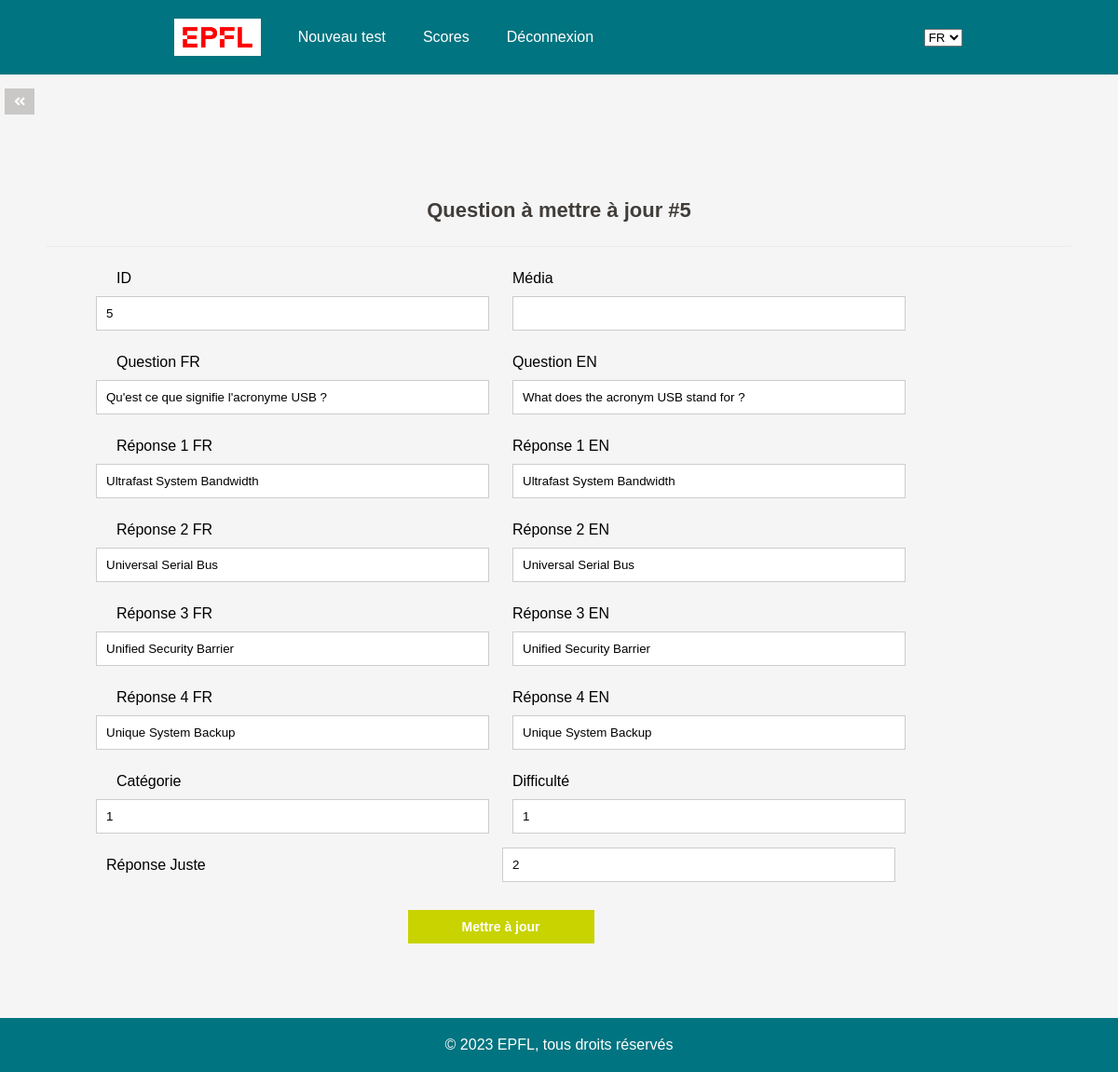
Screenshot of /php/update.php?id_question=5 with the database file from the repository.
### tables this page shows
CREATE TABLE `question` (
  `id_question` int NOT NULL,
  `question_fr` varchar(255) NOT NULL,
  `question_en` varchar(255) NOT NULL,
  `rep_1_fr` varchar(255) NOT NULL,
  `rep_1_en` varchar(255) NOT NULL,
  `rep_2_fr` varchar(255) NOT NULL,
  `rep_2_en` varchar(255) NOT NULL,
  `rep_3_fr` varchar(255) NOT NULL,
  `rep_3_en` varchar(255) NOT NULL,
  `rep_4_fr` varchar(255) NOT NULL,
  `rep_4_en` varchar(255) NOT NULL,
  `rep_true` int NOT NULL,
  `media` varchar(512) DEFAULT NULL,
  `fk_category` int NOT NULL,
  `fk_difficulty` int NOT NULL
);

### www/php/update.php (the view, shortened to what this page needs)
<?php
include 'functions_admin.php';
if (isset($_GET['id_question'])) {
    $stmt = $pdo->prepare('SELECT * FROM question WHERE id_question = ?');
    $stmt->execute([$_GET['id_question']]);
    $question = $stmt->fetch(PDO::FETCH_ASSOC);
} else {
    exit('ID non spécifié');
}
?>
<?=template_header('Read')?>
<div class="back_pagination">
    <a href="read.php"><i class="fas fa-angle-double-left fa-sm"></i></a>
</div>
<div class="content update">
	<h2>Question à mettre à jour #<?=$question['id_question']?></h2>
    <form action="update.php?id_question=<?=$question['id_question']?>" method="post">
        <label for="id_question">ID</label>
        <label for="media">Média</label>
        <input type="text" name="id_question" value="<?=$question['id_question']?>">
        <input type="text" name="media" value="<?=$question['media']?>">
        <label for="question_fr">Question FR</label>
        <label for="question_en">Question EN</label>
        <input type="text" name="question_fr" value="<?=$question['question_fr']?>">
        <input type="text" name="question_en" value="<?=$question['question_en']?>">
        <label for="rep_1_fr">Réponse 1 FR</label>
        <label for="rep_1_en">Réponse 1 EN</label>
        <input type="text" name="rep_1_fr" value="<?=$question['rep_1_fr']?>">
        <input type="text" name="rep_1_en" value="<?=$question['rep_1_en']?>">
        <label for="rep_2_fr">Réponse 2 FR</label>
        <label for="rep_2_en">Réponse 2 EN</label>
        <input type="text" name="rep_2_fr" value="<?=$question['rep_2_fr']?>">
        <input type="text" name="rep_2_en" value="<?=$question['rep_2_en']?>">
        <label for="rep_3_fr">Réponse 3 FR</label>
        <label for="rep_3_en">Réponse 3 EN</label>
        <input type="text" name="rep_3_fr" value="<?=$question['rep_3_fr']?>">
        <input type="text" name="rep_3_en" value="<?=$question['rep_3_en']?>">
        <label for="rep_4_fr">Réponse 4 FR</label>
        <label for="rep_4_en">Réponse 4 EN</label>
        <input type="text" name="rep_4_fr" value="<?=$question['rep_4_fr']?>">
        <input type="text" name="rep_4_en" value="<?=$question['rep_4_en']?>">
        <label for="fk_category">Catégorie</label>
        <label for="fk_difficulty">Difficulté</label>
        <input type="text" name="fk_category" value="<?=$question['fk_category']?>">
        <input type="text" name="fk_difficulty" value="<?=$question['fk_difficulty']?>">
        <label for="rep_true">Réponse Juste</label>
        <input type="text" name="rep_true" value="<?=$question['rep_true']?>">
        <input type="submit" value="Mettre à jour">
    </form>
</div>
<?=template_footer()?>

### www/css/style.css (style rules this page uses)
body { margin: 0; padding: 0; font-family: Arial, sans-serif; background-color: #f5f5f5; }
.content { padding: 50px; margin: 0 auto; text-align: center; }
.content h2 { margin: 0; padding: 25px 0; font-size: 22px; border-bottom: 1px solid #ebebeb; color: #413D3A; }
.back_pagination { display: flex; justify-content: flex-start; }
.back_pagination a { display: inline-block; text-decoration: none; background-color: #CAC7C7; font-weight: bold; color: #FFFFFF; padding: 5px 10px; margin: 15px 0 15px 5px; }
.update form { padding: 15px 0; width: 1000px; display: flex; flex-flow: wrap; justify-content: center; }
.update form label { display: inline-flex; width: 400px; padding: 10px 0; margin-right: 25px; }
.update form input { padding: 10px; width: 400px; margin-right: 25px; margin-bottom: 15px; border: 1px solid #cccccc; }
.update form input[type="submit"] { display: block; background-color: #C8D300; border: 0; font-weight: bold; font-size: 14px; color: #FFFFFF; cursor: pointer; width: 200px; margin-top: 15px; }

### rows the page displays
question: id_question "5", question_fr "Qu'est ce que signifie l'acronyme USB ?", question_en "What does the acronym USB stand for ?", rep_1_fr "Ultrafast System Bandwidth", rep_1_en "Ultrafast System Bandwidth", rep_2_fr "Universal Serial Bus", rep_2_en "Universal Serial Bus", rep_3_fr "Unified Security Barrier", rep_3_en "Unified Security Barrier", rep_4_fr "Unique System Backup", rep_4_en "Unique System Backup", fk_category "1", fk_difficulty "1", rep_true "2"
